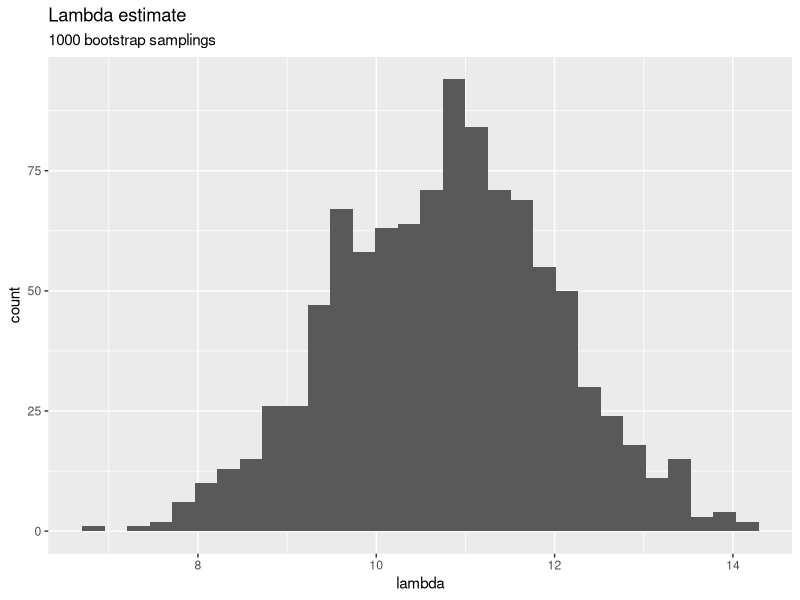
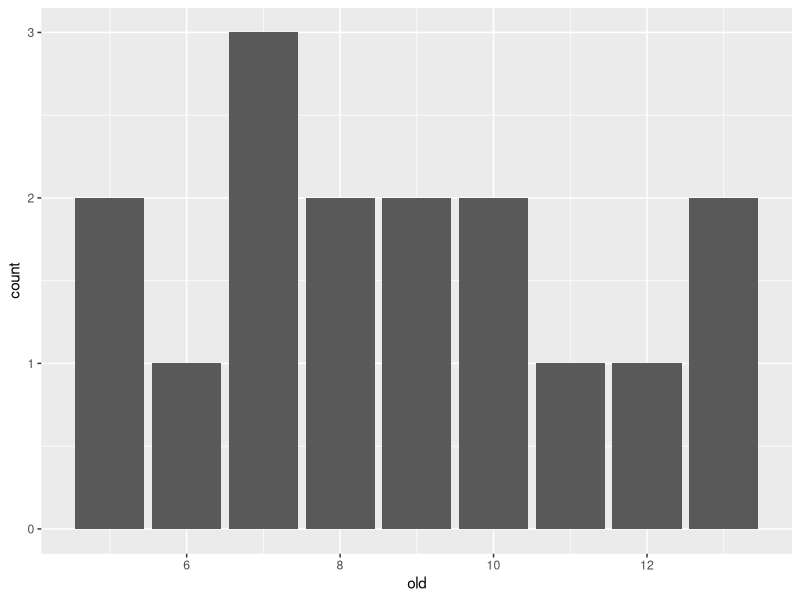
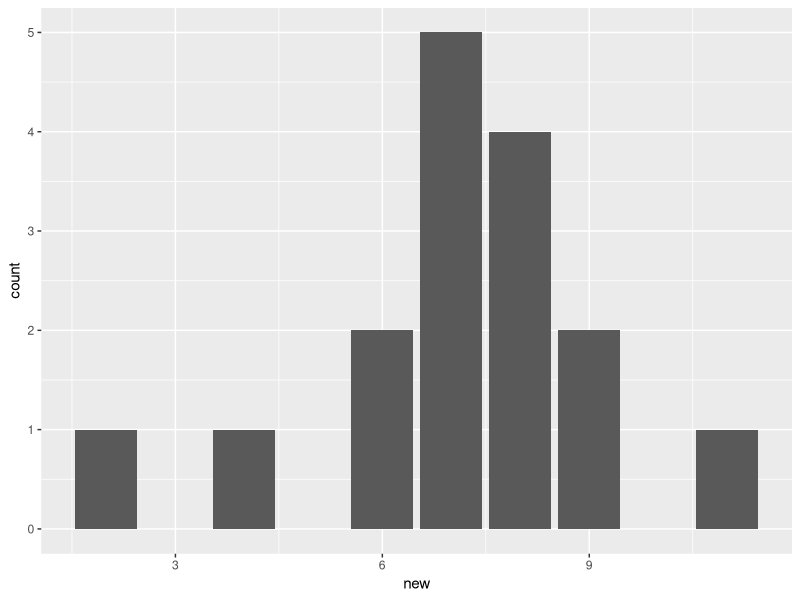

R code for these plots, in order:
## ---- chunk 1
library(ggplot2)
## ---- chunk 2
mutations = c(12,15,10,4,6,15,18,12,7,11,5,14)

mutation_data = data.frame(mutations)

mutation_data

## ---- chunk 3
library(boot)

set.seed(1)

samplemean = function(x, d) {
  return(mean(x[d]))
}

lambda_ests = boot(data = mutation_data$mutations, statistic = samplemean, R = 1000)

lambda_ests.vals = data.frame(t = lambda_ests$t[1:1000])

ggplot(lambda_ests.vals, aes(x=t)) + geom_histogram() +
   labs(title="Lambda estimate", subtitle='1000 bootstrap samplings', y="count", x = "lambda")
## ---- chunk 4
var(lambda_ests$t[1:1000])
## ---- chunk 5
m = mean(lambda_ests$t[1:1000])
v = var(lambda_ests$t[1:1000])

qnorm(0.025, mean = m, sd = sqrt(v))
qnorm((1-0.025), mean = m, sd = sqrt(v))
## ---- chunk 6
lambda_ests.sorted = sort(lambda_ests$t[1:1000])

pbinom(468, 1000, prob=0.5)

lambda_ests.sorted[468]
lambda_ests.sorted[(1000-468+1)]

lambda_ests.sorted[25]
lambda_ests.sorted[(1000-25+1)]

## ---- chunk 7
old = c(7,5,7,7,10,12,5,13,11,9,9,8,8,13,6,10)
new = c(6,8,8,2,9,9,7,7,4,7,8,7,7,11,8,6)

enzyme_data = data.frame(old, new)

enzyme_data
## ---- chunk 8
old_plot = ggplot(enzyme_data, aes(x=old)) + geom_bar()
new_plot = ggplot(enzyme_data, aes(x=new)) + geom_bar()

old_plot
new_plot
## ---- chunk 9
paired_enzyme_test = t.test(enzyme_data$old, enzyme_data$new, paired = TRUE)

paired_enzyme_test$p.value
## ---- chunk 10
paired_enzyme_wilcoxtest = wilcox.test(enzyme_data$old, enzyme_data$new, paired = TRUE)

paired_enzyme_wilcoxtest$p.value
## ---- chunk 11
deleterious_muts = c(4,3,0,1,9,2,3,8,0,6)

human_muts = data.frame(deleterious_muts)

human_muts
